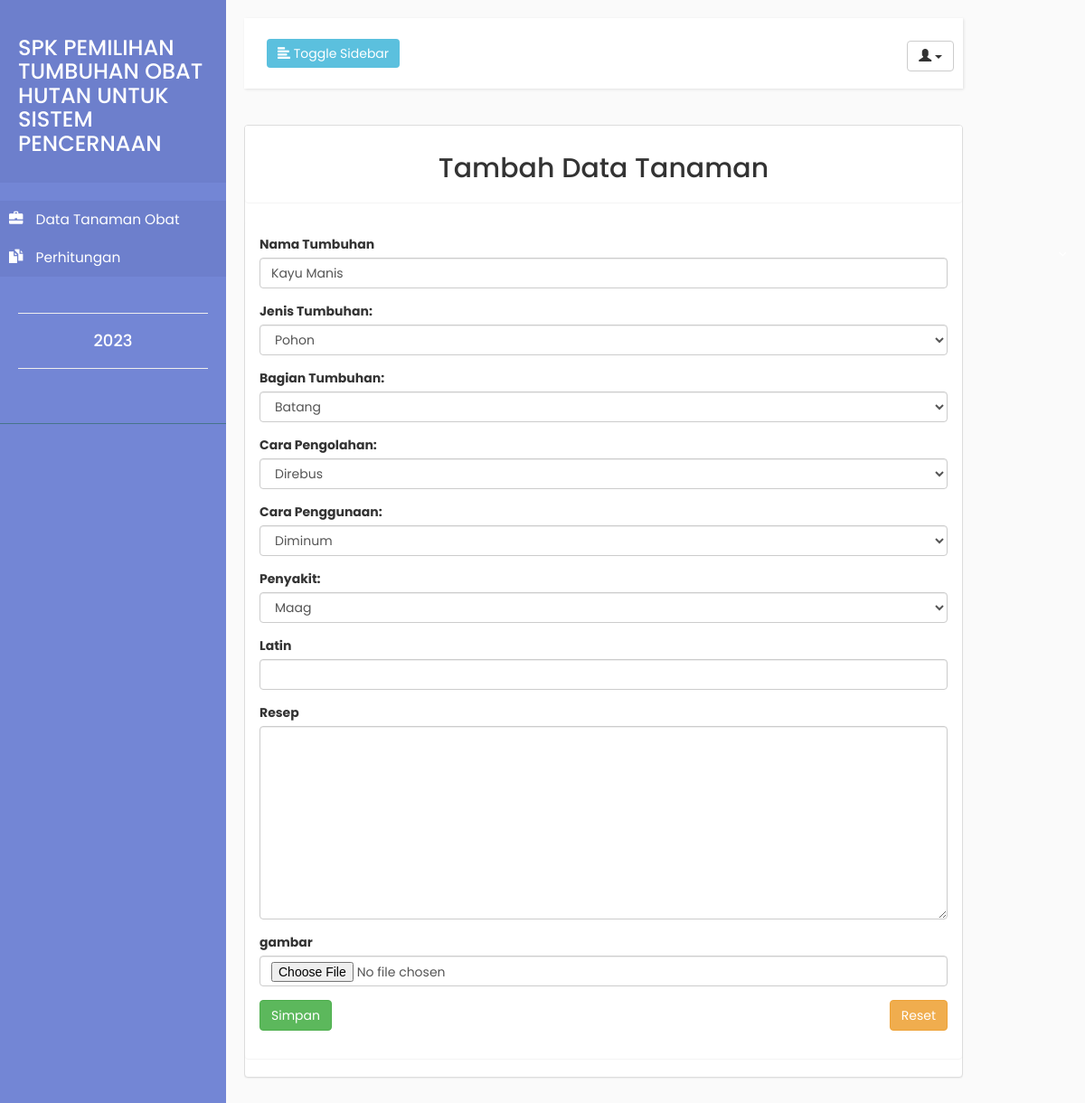
/admin/tanaman/edit-tanaman.php?pohon=218, run on the app's committed database.
### tables this page shows
CREATE TABLE `tumbuhan_obat` (
  `id_tumbuhan` int(11) NOT NULL,
  `nama_tumbuhan` varchar(255) NOT NULL,
  `khasiat` varchar(255) NOT NULL,
  `cara_pengolahan` varchar(255) NOT NULL,
  `cara_penggunaan` varchar(255) NOT NULL,
  `bagian_tumbuhan` varchar(255) NOT NULL,
  `jenis_tumbuhan` varchar(255) NOT NULL,
  `resep` text,
  `gambar` varchar(255) DEFAULT NULL,
  `qi` float DEFAULT NULL,
  `pi` float DEFAULT NULL
);

### admin/tanaman/edit-tanaman.php (the view, shortened to what this page needs)
<?php
include "../../koneksi.php";
$id = $_GET['pohon'];
$query=mysqli_query($dbh,"select * from tumbuhan_obat where id_tumbuhan='$id'");
$data=mysqli_fetch_array($query);
 ?>
<html>
    <head>
        <link rel="stylesheet" href="../../asset/bootstrap/css/bootstrap.css">
        <link rel="stylesheet" href="../../asset/index.css">
    </head>
    <body>
        <div class="wrapper">
            <nav id="sidebar">
                <div class="sidebar-header">
                    <a href="../index-admin.php">
                    <h3>SPK PEMILIHAN TUMBUHAN OBAT HUTAN UNTUK SISTEM PENCERNAAN  </h3>
                        </a></strong>
                </div>
                <ul class="list-unstyled components">
                    <li class="active">
                        <a href="data-tanaman-admin.php">
                            <i class="glyphicon glyphicon-briefcase"></i>
                            Data Tanaman Obat
                        </a>
                        <a href="../perhitungan/hitungan.php" aria-expanded="false">
                            <i class="glyphicon glyphicon-duplicate"></i>
                            Perhitungan
                        </a>
                    </li>
                <ul class="list-unstyled CTAs">
                    <hr>
                    <center>
                        <h4>  <?php echo date('Y') ?></h4>
                    </center>
                    <hr>
                </ul>
            </nav>
            <div id="content">
                <nav class="navbar navbar-default">
                    <div class="container-fluid">
                        <div class="navbar-header">
                            <button type="button" id="sidebarCollapse" class="btn btn-info navbar-btn">
                                <i class="glyphicon glyphicon-align-left"></i>
                                <span>Toggle Sidebar</span>
                            </button>
                        </div>
                        <ul class="nav navbar-nav navbar-right">
                            <p></p><div class="dropdown">
                                <button class="btn btn-default dropdown-toggle" type="button" id="dropdownMenu1" data-toggle="dropdown">
                                    <span class="glyphicon glyphicon-user"></span> <?php echo $_SESSION['nama']; ?>
                                <span class="caret"></span>
                                </button>
                            </div>
                        </ul>
                    </div>
                </nav>
                <div class="panel panel-default">
                <center>
                <div class="panel panel-heading">
                    <h2>Tambah Data Tanaman</h2>
                </div>
              </center>
                <div class="panel panel-body">
                 <form class="form" action="merawat.php?pohon=<?php echo $data['id_tumbuhan'] ?>" method="POST" enctype="multipart/form-data">
                    <div class="form-group">
                      <label>Nama Tumbuhan</label>
                      <input type="text" name="nama" class="form-control" value="<?php echo $data['nama_tumbuhan'] ?>">
                    </div>
                    <div class="form-group">
                      <label for="sel1">Jenis Tumbuhan:</label>
                      <select class="form-control" id="sel1" name="jenis">
                         <option value="Pohon"<?php if($data['jenis_tumbuhan'] == 'Pohon') { ?> selected="selected"<?php } ?>>Pohon</option>
                      </select>
                    </div>
                     <div class="form-group">
                      <label for="sel1">Bagian Tumbuhan:</label>
                      <select class="form-control" id="sel1" name="bagian">
                         <option value="Batang"<?php if($data['bagian_tumbuhan'] == 'Batang') { ?> selected="selected"<?php } ?>>Batang</option>
                      </select>
                    </div>
                    <div class="form-group">
                      <label for="sel1">Cara Pengolahan:</label>
                      <select class="form-control" id="sel1" name="diolah">
                        <option value="Direbus"<?php if($data['cara_pengolahan'] == 'Direbus') { ?> selected="selected"<?php } ?>>Direbus</option>
                      </select>
                    </div>
                    <div class="form-group">
                      <label for="sel1">Cara Penggunaan:</label>
                      <select class="form-control" id="sel1" name="digunakan">
                        <option value="Diminum"<?php if($data['cara_penggunaan'] == 'Diminum') { ?> selected="selected"<?php } ?>>Diminum</option>
                      </select>
                    </div>
                    <div class="form-group">
                      <label for="sel1">Penyakit:</label>
                      <select class="form-control" id="sel1" name="khasiat">
                        <option value="Maag"<?php if($data['khasiat'] == 'Maag') { ?> selected="selected"<?php } ?>>Maag</option>
                      </select>
                    </div>
                     <div class="form-group">
                      <label>Latin</label>
                      <input type="text" name="latin" cols="60" rows="10" class="form-control" value="<?php echo $data['latin']; ?>">
                    </div>
                    <div class="form-group">
                      <label>Resep</label>
                      <textarea name="resep" cols="60" rows="10" class="form-control"> <?php echo $data['resep']; ?></textarea>
                    </div>
                    <div class="form-group">
                      <label> gambar </label>
                      <input type="file" name="gambar" class="form-control" value="<?php echo $data['gambar']?>">
                    </div>
                    <div class="form-group">
              <input type="reset" required name="Reset" class="btn btn-warning pull-right btn-fill">
              <input type="submit" required name="nanam" value = "Simpan" class="btn btn-success btn-fill" onclick="return confirm('Apa anda yakin dengan Penambahan data Tumbuhan?');">
        </div>
                  </form>
                </div>
        </div>
    </body>
</html>

### asset/index.css (style rules this page uses)
body { font-family: 'Poppins', sans-serif; background: #fafafa; }
a, a:hover, a:focus { color: inherit; text-decoration: none; transition: all 0.3s; }
.navbar { padding: 15px 10px; background: #fff; border: none; border-radius: 0; margin-bottom: 40px; box-shadow: 1px 1px 3px rgba(0, 0, 0, 0.1); }
.navbar-btn { box-shadow: none; outline: none !important; border: none; }
i, span { display: inline-block; }
.wrapper { display: flex; align-items: stretch; }
#sidebar { min-width: 250px; max-width: 250px; background: #7386D5; color: #fff; transition: all 0.3s; }
#sidebar ul li a { text-align: left; }
#sidebar .sidebar-header { padding: 20px; background: #6d7fcc; }
#sidebar ul.components { padding: 20px 0; border-bottom: 1px solid #47748b; }
#sidebar ul li a { padding: 10px; font-size: 1.1em; display: block; }
#sidebar ul li a i { margin-right: 10px; }
#sidebar ul li.active > a, a[aria-expanded="true"] { color: #fff; background: #6d7fcc; }
a[aria-expanded="false"]::before, a[aria-expanded="true"]::before { content: '\e259'; display: block; position: absolute; right: 20px; font-family: 'Glyphicons Halflings'; font-size: 0.6em; }
ul.CTAs { padding: 20px; }
#content { padding: 20px; min-height: 100vh; transition: all 0.3s; }

### data on the page
tumbuhan_obat: nama "Kayu Manis", jenis "Pohon", bagian "Batang", diolah "Direbus", digunakan "Diminum", khasiat "Maag"
